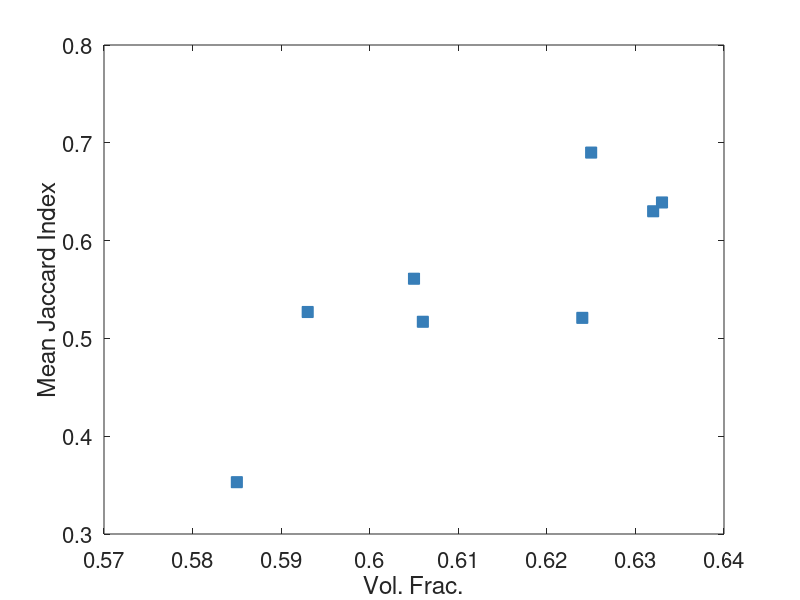

The MATLAB source for this figure:
% Plot general code

% Individual data points. Volume fraction then Delta
% Volume fraction and delta cutoff set 24px above bottome plate
delta_ab = [
%     .601, .0063 % % 12-14-21 ts-33-34 relative positions (DONT TRUST PHI)
%     .603, .0029 % % 12-14-21 ts-43-44 relative positions (DONT TRUST PHI)

    .584, .073; % 12-14-21 ts-4-5-6 relative positions
    .610, .024; % 12-14-21 ts-13-14 relative positions
    .585, .058; % 12-7-21 ts-3-4 relative positions
    .605, .034;  % 12-7-21 ts-8-9-10 relative positions
    .623, .015; % 12-7-21 ts-18 relative positions
    .633, .01; % 12-7-21 ts-28-29 relative positions
    ];

% Individual data points. Volume fraction then Delta
% unique first neighbors (ufn) > 1
delta_ab_ufn = [
    .585, .082; % 12-7-21 ts-3-4 relative positions
    .605, .036;  % 12-7-21 ts-7-8-9-10 relative positions
    .624, .018; % 12-7-21 ts-17-18-19 relative positions
    .632, .012; % 12-7-21 ts-27-28-29 relative positions
    ];

% delta at 90s
% unique first neighbors (ufn) > 1
delta_90_ufn = [
    .585, .041; % 12-7-21 ts-3 and ts-4 relative positions
    .605, .023; % 12-7-21 ts-8 and ts-9 and ts-10 relative positions
    .624, .0095; % 12-7-21 ts-17-18-19 relative positions
    .632, .0040; % 12-7-21 ts-27-28-29 relative positions
    ];

% delta at 50s
delta = [
%     .601, .0024 % % 12-14-21 ts-33-34 relative positions (DONT TRUST PHI)
%     .603, .0012 % % 12-14-21 ts-43-44 relative positions (DONT TRUST PHI)

    .555, .060; % 12-14-21 ts-0 relative positions
    .584, .029; % 12-14-21 ts-5 and ts-6 relative positions
    .610, .014; % 12-14-21 ts-14 relative positions
    .565, .056; % 12-7-21 ts-0 relative positions
    .585, .025; % 12-7-21 ts-3 and ts-4 relative positions
    .606, .018; % 12-7-21 ts-8 and ts-9 relative positions
    .623, .0061; % 12-7-21 ts-18 relative positions
    .630, .0027; % 12-7-21 ts-28 and ts-29 relative positions
    ];

% delta at 90s
delta_90 = [

    .584, .035; % 12-14-21 ts-6 relative positions
    .610, .018; % 12-14-21 ts-14 relative positions
    .585, .034; % 12-7-21 ts-3 and ts-4 relative positions
    .606, .022; % 12-7-21 ts-8 and ts-9 relative positions
    .623, .0074; % 12-7-21 ts-18 relative positions
    .630, .0027; % 12-7-21 ts-28 and ts-29 relative positions
    ];
    
% Individual data points. Volume fraction then Delta
% Volume fraction for only big particles. Delta cutoff set 2um from
% bottom of image. Vol frac 24px above bottom plate.
delta_ab_big = [
%     .601, .0049 % % 12-14-21 ts-33-34 relative positions (DONT TRUST PHI)
%     .603, .0045 % % 12-14-21 ts-43-44 relative positions (DONT TRUST PHI)

    .584, .051; % 12-14-21 ts-5-6 relative positions
    .610, .018; % 12-14-21 ts-12-13 and ts-13-14 relative positions
    .585, .060; % 12-7-21 ts-3-4 relative positions
    .605, .027;  % 12-7-21 ts-8-9-10 relative positions
    .633, .0078; % 12-7-21 ts-28-29 relative positions
    ];

delta_big = [
%     .601, .002 % % 12-14-21 ts-33-34 relative positions (DONT TRUST PHI)
%     .603, .001 % % 12-14-21 ts-43-44 relative positions (DONT TRUST PHI)

    .555, .039; % 12-14-21 ts-0 relative positions
    .584, .019; % 12-14-21 ts-5 and ts-6 relative positions
    .610, .0093; % 12-14-21 ts-14 relative positions
    .565, .032; % 12-7-21 ts-0 relative positions
    .585, .017; % 12-7-21 ts-3 and ts-4 relative positions
    .606, .012; % 12-7-21 ts-8 and ts-9 relative positions
    .630, .0019; % 12-7-21 ts-28 and ts-29 relative positions
    ];

pressures = [
    .564 8.3
    .585 9.1
    .604 12.7
    .609 12.3
    .630 22
    ];

% number of first neighbors. Single cycle mean of all with < 10 neighbors
% center-to-center distance
mfn = [
    .581, 3.26; % 12-7-21 ts-3 frames 1-240
    .588, 3.12; % 12-7-21 ts-4 frames 1-240
    .605, 3.17; % 12-7-21 ts-8 frames 1-240
    .607, 2.95; % 12-7-21 ts-9 frames 1-240
    .625, 2.51; % 12-7-21 ts-18 frames 1-360
    .624, 2.69; % 12-7-21 ts-19 frames 1-360
    .634, 2.23; % 12-7-21 ts-28 frames 1-360
    .632, 2.17; % 12-7-21 ts-29 frames 1-360
    ];

% number of first neighbors. Between jolt mean of all with < 10 neighbors
% center-to-center distance
mfn_jolt = [
    .585, 3.95; % 12-7-21 ts-3-4 frames 1-240 each
    .593, 3.83; % 12-7-21 ts-4-5 frames 1-240 each
    .605, 3.54; % 12-7-21 ts-7-8 frames 1-240 each
    .606, 3.79; % 12-7-21 ts-8-9 frames 1-240 each
    .633, 2.56; % 12-7-21 ts-28-29 frames 1-360 each
    ];

% number of first neighbors. Single cycle mean of all with >1 and < 16 neighbors
% surface separation
mfn_sep = [
    .581, 6.52; % 12-7-21 ts-3 frames 1-240
    .588, 6.44; % 12-7-21 ts-4 frames 1-240
    .605, 5.99; % 12-7-21 ts-8 frames 1-240
    .607, 5.83; % 12-7-21 ts-9 frames 1-240
    .622, 4.87; % 12-7-21 ts-17 frames 1-240
    .625, 4.75; % 12-7-21 ts-18 frames 1-240
    .624, 4.70; % 12-7-21 ts-19 frames 1-240
    .630, 3.61; % 12-7-21 ts-27 frames 1-240
    .634, 3.57; % 12-7-21 ts-28 frames 1-240
    .632, 3.67; % 12-7-21 ts-29 frames 1-240
    ];

% number of first neighbors. Between jolt mean of all with >1 and < 16 neighbors
% surface separation
mfn_jolt_sep = [
    .585, 8.57; % 12-7-21 ts-3-4 frames 1-240 each
    .593, 8.04; % 12-7-21 ts-4-5 frames 1-240 each
    .605, 6.78; % 12-7-21 ts-7-8 frames 1-240 each
    .606, 7.31; % 12-7-21 ts-8-9 frames 1-240 each
    .624, 6.26; % 12-7-21 ts-17-18 frames 1-360 each
    .625, 5.74; % 12-7-21 ts-18-19 frames 1-360 each
    .632, 4.46; % 12-7-21 ts-27-28 frames 1-360 each
    .633, 4.41; % 12-7-21 ts-28-29 frames 1-360 each
    ];

% testing mfn_sep with fewer included
mfn_sep_test = [
    .581, 6.52; % 12-7-21 ts-3 frames 1-240
    .588, 6.44; % 12-7-21 ts-4 frames 1-240
    .605, 5.99; % 12-7-21 ts-8 frames 1-240
    .607, 5.83; % 12-7-21 ts-9 frames 1-240
    .622, 4.87; % 12-7-21 ts-17 frames 1-240
    .625, 4.75; % 12-7-21 ts-18 frames 1-240
    .630, 3.61; % 12-7-21 ts-27 frames 1-240
    .634, 3.57; % 12-7-21 ts-28 frames 1-240
    ];
% alternate calculateion of mean overlap fraction
mof_alt_calc = mfn_sep_test(:,2)./mfn_jolt_sep(:,2);

% What if i take mfn_jolt over mfn_sep? Relative cage change
rfn = mfn_jolt_sep(:,2)./mfn_sep_test(:,2);

% Mean overlap fraction of first neighbors after jolt (limits:
% 1<neighbors<16). Should probably combine and average some.
% surface separation
mof_jolt = [
    .585, 0.50; % 12-7-21 ts-3-4 frames 1-240 each
    .593, 0.67; % 12-7-21 ts-4-5 frames 1-240 each
    .605, 0.70; % 12-7-21 ts-7-8 frames 1-240 each
    .606, 0.66; % 12-7-21 ts-8-9 frames 1-240 each
    .624, 0.67; % 12-7-21 ts-17-18 frames 1-360 each
    .625, 0.81; % 12-7-21 ts-18-19 frames 1-360 each
    .632, 0.78; % 12-7-21 ts-27-28 frames 1-360 each
    .633, 0.77; % 12-7-21 ts-28-29 frames 1-360 each
    ];

% Mean jaccard index of first neighbors after jolt (limits:
% 1<neighbors<16). Should probably combine and average some.
% surface separation
jaccard_mean = [
    .585, 0.353; % 12-7-21 ts-3-4 frames 1-240 each
    .593, 0.527; % 12-7-21 ts-4-5 frames 1-240 each
    .605, 0.561; % 12-7-21 ts-7-8 frames 1-240 each
    .606, 0.517; % 12-7-21 ts-8-9 frames 1-240 each
    .624, 0.521; % 12-7-21 ts-17-18 frames 1-360 each
    .625, 0.690; % 12-7-21 ts-18-19 frames 1-360 each
    .632, 0.630; % 12-7-21 ts-27-28 frames 1-360 each
    .633, 0.639; % 12-7-21 ts-28-29 frames 1-360 each
    ];

% lines = zeros(1,2);
% % DELTA_AB
% lines(1)= plot(delta_ab(:,1), delta_ab(:,2), 'o', 'Color', blu, 'MarkerFaceColor', blu, 'MarkerSize', 8, 'Displayname', '\Delta_{AB}');
% % DELTA (MSD)
% lines(2) =plot(delta(:,1), delta(:,2), 'o', 'Color', red, 'MarkerFaceColor', red, 'MarkerSize', 8, 'Displayname', '\Delta');

% %%
% figure;
% hold on
% bar_pre = stairs(contacts, pdf_pre, 'b', 'LineWidth', 2);
% 
% bar_post = stairs(contacts, pdf_post, 'r', 'LineWidth', 2);
% 
% xlim([0 10])
% % ylim([0.13 0.26])


%%%%%%%%%%%%%%%%%%%%%%%%% Plotting  %%%%%%%%%%%%%%%%%%%%%%%%%%%%%%

red = [228,26,28]/255;
blu = [55,126,184]/255;
grn = [77,175,74]/255;
pur = [152,78,163]/255;
org = [255,127,0]/255;
brn = [166,86,40]/255;
aqua = [0, 51, 0]/255.;
yel = [255,255,51]/255.;
pnk = [231,41,138]/255.;
lgrn = [102,166,30]/255.;


figure;
% hold on;


% % most recent delta plotting %%%
hold on
lines = zeros(1,2);
% % DELTA_AB
% % lines(1)= plot(delta_ab(1:5,1), delta_ab(1:5,2), 'o', 'Color', blu, 'MarkerFaceColor', blu, 'MarkerSize', 8, 'Displayname', '\Delta_{AB}');
% % lines(1)=plot(delta_ab(6:9,1), delta_ab(6:9,2), 'd', 'Color', blu, 'MarkerFaceColor', blu, 'MarkerSize', 8, 'Displayname', '\Delta_{AB}');
% % lines(1)=plot(delta_ab(:,1), delta_ab(:,2), 's', 'Color', blu, 'MarkerFaceColor', blu, 'MarkerSize', 8, 'Displayname', '\Delta_{AB}');
% lines(1)=plot(delta_ab_ufn(:,1), delta_ab_ufn(:,2), 's', 'Color', blu, 'MarkerFaceColor', blu, 'MarkerSize', 8, 'Displayname', '\Delta_{AB} ufn');
% 
% % DELTA (MSD)
% % lines(2) =plot(delta(1:5,1), delta(1:5,2), 'o', 'Color', red, 'MarkerFaceColor', red, 'MarkerSize', 8, 'Displayname', '\Delta');
% % lines(2)= plot(delta(6:10,1), delta(6:10,2), 'd', 'Color', red, 'MarkerFaceColor', red, 'MarkerSize', 8, 'Displayname', '\Delta');
% % lines(2)=plot(delta(:,1), delta(:,2), 's', 'Color', red, 'MarkerFaceColor', red, 'MarkerSize', 8, 'Displayname', '\Delta');
% lines(2)=plot(delta_90_ufn(:,1), delta_90_ufn(:,2), 's', 'Color', red, 'MarkerFaceColor', red, 'MarkerSize', 8, 'Displayname', '\Delta ufn');
% 
% lines(3)=plot(delta_ab(:,1), delta_ab(:,2), 'd', 'Color', blu, 'MarkerFaceColor', blu, 'MarkerSize', 8, 'Displayname', '\Delta_{AB}');
% lines(4)=plot(delta_90(:,1), delta_90(:,2), 'd', 'Color', red, 'MarkerFaceColor', red, 'MarkerSize', 8, 'Displayname', '\Delta');
% 
% % % lines(3)=plot(delta_big(:,1), delta_big(:,2), 'd', 'Color', red, 'MarkerFaceColor', red, 'MarkerSize', 8, 'Displayname', '\Delta_{big}');
% % % lines(4)=plot(delta_ab_big(:,1), delta_ab_big(:,2), 'd', 'Color', blu, 'MarkerFaceColor', blu, 'MarkerSize', 8, 'Displayname', '\Delta_{AB}_{big}');
% % 
% leg = legend(lines, 'Location', 'southwest');


% mean first neighbors plotting
hold on
% lines = zeros(1,2);
% % mfn_jolt
% lines(1)=plot(mfn_jolt_sep(:,1), mfn_jolt_sep(:,2), 's', 'Color', blu, 'MarkerFaceColor', blu, 'MarkerSize', 8, 'Displayname', 'mfn jolt');
% % mfn
% lines(2)=plot(mfn_sep(:,1), mfn_sep(:,2), 's', 'Color', red, 'MarkerFaceColor', red, 'MarkerSize', 8, 'Displayname', 'mfn');
% leg = legend(lines, 'Location', 'northeast');



% plot(mof_jolt(:,1), mof_jolt(:,2), 's', 'Color', blu, 'MarkerFaceColor', blu, 'MarkerSize', 8, 'Displayname', 'mfn jolt');
% plot(mfn_jolt_sep(:,1),mof_alt_calc, 's', 'Color', blu, 'MarkerFaceColor', blu, 'MarkerSize', 8, 'Displayname', 'mfn jolt');
% plot(mfn_jolt_sep(:,1),rfn, 's', 'Color', blu, 'MarkerFaceColor', blu, 'MarkerSize', 8, 'Displayname', 'mfn jolt');
plot(jaccard_mean(:,1),jaccard_mean(:,2), 's', 'Color', blu, 'MarkerFaceColor', blu, 'MarkerSize', 8, 'Displayname', 'mfn jolt');


% set(gca,'YScale','log');
xlabel('Vol. Frac.','FontSize', 18);
% ylabel('\mum^2', 'FontSize', 18);
% ylabel('Mean first neighbors', 'FontSize', 18);
% ylabel('First neighbor overlap frac.', 'FontSize', 18);
ylabel('Mean Jaccard Index', 'FontSize', 18);

% xlim([1 7])
ylim([.3 .8])
% leg = legend('Location', 'northeast');

% set(leg, 'FontSize', 14)


xt = get(gca,'XTick');
set(gca, 'FontSize', 16);

box on

hold off


%%%%%%%%%%%%%%%% Old stuff data part%%%%%%%%%%%%%%%%%%%%%%%%%%%%%%%%%%%%%
vf = [.592, .594];
delta_ab = [.0080, .0114];
delta_80s = [.0038, .0033];
delta_50s = [.0031,.0025];

vf_2_25 = [.617];
delta_ab_2_25 = [.013];
delta_50s_2_25 = [.0044];

vf_2_14 = [.624];
delta_ab_2_14 = [.0031]; % don't trust
delta_50s_2_14 = [.0025];


vf_combined = [.592, .594, .617, .618, .624];
delta_ab_combined = [.0096, .0114, .013, .011, .0031];
delta_50s_combined = [.0031, .0025, .0044, .0030, .0025];

vf_combined_tiled = [.586, .601, .604, .607, .607, .626];
delta_ab_combined_tiled = [.078, .0096, .0113, .0114, .011, .0055];
delta_50s_combined_tiled = [.03, .0031, .0044, .0025, .0030, .0025];


% Volume fraction vs time data 
vf_peri = [.41, .55, .57, .6, .63, .64, .64];
time = [0, 27, 41, 68, 103, 169, 278];

vf_jolts = [.59, .59, .58, .58, .59, .58, .62, .61, .61];
time_jolts = [605, 612, 617, 842, 852, 862, 1659, 1668, 1676];

% Vertical line
vert_x = ones(1,100)*400;
vert_y = linspace(.4, .65);
% 
% % Individual data points. Volume fraction then Delta
% delta_ab = [
% %     .601, .0096; % 11-17-20 ts-3-5
% %     .607, .0114; % 11-17-20 ts-17-19
% %     .604, .013; % 2-25-20 ts-post-p5-1
% %     .607, .011; % 11-17-20 ts-42-44
% %     .626, .0055; % 9-23-21 ts-4-6
% %     .586, .090; % 12-7-21 ts-3-4
% %     .604, .045;  % 12-7-21 ts-8-9
% %     .585, .067; % 12-14-21 ts-5-6
% %     .630, .013; % 12-7-21 ts-28-29
%     .601, .0079 % % 12-14-21 ts-33-34 relative positions (DONT TRUST PHI)
%     .603, .0052 % % 12-14-21 ts-43-44 relative positions (DONT TRUST PHI)
% 
%     .585, .044; % 12-14-21 ts-5-6 relative positions
%     .607, .021; % 12-14-21 ts-13-14 relative positions
%     .586, .070; % 12-7-21 ts-3-4 relative positions
%     .607, .038;  % 12-7-21 ts-8-9 relative positions
%     .607, .029; % 12-7-21 ts-9-10 relative positions. Should maybe combine
%     .630, .010; % 12-7-21 ts-28-29 relative positions
%     ];
% %     .585, .038 % 12-14-21 ts-5-6 relative positions no outliers
% 
% delta = [
% %     .601, .0031; % 11-17-20 ts-3-5 
% %     .607, .0025; % 11-17-20 ts-17-19
% %     .604, .0044; % 2-25-20 ts-post-p5-1
% %     .607, .0030;  % 11-17-20 ts-42-44
% %     .626, .0025;  % 9-23-21 ts-4-6
% %     .586, .030;  % 12-7-21 ts-3-4
% %     .604, .019; % 12-7-21 ts-8
% %     .585, .033; % 12-14-21 ts-5-6
% %     .564, .056; % 12-7-21 ts-0
% %     .630, .0021; % 12-7-21 ts-28-29
%     .601, .0082 % % 12-14-21 ts-33-34 relative positions (DONT TRUST PHI)
%     .603, .0037 % % 12-14-21 ts-43-44 relative positions (DONT TRUST PHI)
% 
%     .555, .051; % 12-14-21 ts-0 relative positions
%     .585, .027; % 12-14-21 ts-5 and ts-6 relative positions
%     .607, .014; % 12-14-21 ts-14 relative positions
%     .564, .045; % 12-7-21 ts-0 relative positions
%     .586, .024; % 12-7-21 ts-3 and ts-4 relative positions
%     .606, .016; % 12-7-21 ts-8 and ts-9 relative positions
%     .630, .0023; % 12-7-21 ts-28 and ts-29 relative positions
%     ];

%%%%%%%%%%%%%% Old stuff plotting part


% plot(vf_combined(1:4), delta_ab_combined(1:4), 'o', 'Color', blu, 'MarkerFaceColor', blu,...
%     'MarkerSize', 8, 'Displayname', '\Delta_{AB}')
% plot(vf_combined, delta_50s_combined, 'o', 'Color', red, 'MarkerFaceColor', red,...
%     'MarkerSize', 8, 'Displayname', '\Delta')

% plot(vf_combined_tiled, delta_ab_combined_tiled, 'o', 'Color', blu, 'MarkerFaceColor', blu,...
%     'MarkerSize', 8, 'Displayname', '\Delta_{AB}')
% plot(vf_combined_tiled, delta_50s_combined_tiled, 'o', 'Color', red, 'MarkerFaceColor', red,...
%     'MarkerSize', 8, 'Displayname', '\Delta')

% % Somewhat weird versoin where i plot each point independently. Using base
% % PERI volume fractions.
% lines = zeros(1,2);
% lines(1)= plot(.592, .0096, 'o', 'Color', blu, 'MarkerFaceColor', blu, 'MarkerSize', 8, 'Displayname', '\Delta_{AB}'); % 11-17-20 ts-3-5
% plot(.594, .0114, 'o', 'Color', blu, 'MarkerFaceColor', blu, 'MarkerSize', 8) % 11-17-20 ts-17-19
% plot(.617, .013, 'o', 'Color', blu, 'MarkerFaceColor', blu, 'MarkerSize', 8) % 2-25-20 ts-post-p5-1
% plot(.618, .011, 'o', 'Color', blu, 'MarkerFaceColor', blu, 'MarkerSize', 8) % 11-17-20 ts-42-44
% plot(.624, .0031, 'o', 'Color', blu, 'MarkerFaceColor', blu, 'MarkerSize', 8) % 2-14-20 ts-post-p5-1-2
% 
% lines(2) =plot(.592, .0031, 'o', 'Color', red, 'MarkerFaceColor', red, 'MarkerSize', 8, 'Displayname', '\Delta'); % 11-17-20 ts-3-5
% plot(.594, .0025, 'o', 'Color', red, 'MarkerFaceColor', red, 'MarkerSize', 8) % 11-17-20 ts-17-19
% plot(.617, .0044, 'o', 'Color', red, 'MarkerFaceColor', red, 'MarkerSize', 8) % 2-25-20 ts-post-p5-1
% plot(.618, .0030, 'o', 'Color', red, 'MarkerFaceColor', red, 'MarkerSize', 8) % 11-17-20 ts-42-44
% plot(.624, .0025, 'o', 'Color', red, 'MarkerFaceColor', red, 'MarkerSize', 8) % 2-14-20 ts-post-p5-1-2

% % Somewhat weird versoin where i plot each point independently
% lines = zeros(1,2); % DELTA_AB
% lines(1)= plot(.601, .0096, 'o', 'Color', blu, 'MarkerFaceColor', blu, 'MarkerSize', 8, 'Displayname', '\Delta_{AB}'); % 11-17-20 ts-3-5
% plot(.607, .0114, 'o', 'Color', blu, 'MarkerFaceColor', blu, 'MarkerSize', 8) % 11-17-20 ts-17-19
% plot(.604, .013, 'o', 'Color', blu, 'MarkerFaceColor', blu, 'MarkerSize', 8) % 2-25-20 ts-post-p5-1
% plot(.607, .011, 'o', 'Color', blu, 'MarkerFaceColor', blu, 'MarkerSize', 8) % 11-17-20 ts-42-44
% % plot(.620, .0031, 'o', 'Color', blu, 'MarkerFaceColor', blu, 'MarkerSize', 8) % 2-14-20 ts-post-p5-1-2. Don't trust this point
% plot(.626, .0055, 'o', 'Color', blu, 'MarkerFaceColor', blu, 'MarkerSize', 8) % 9-23-21 ts-4-6
% plot(.586, .090, 'd', 'Color', blu, 'MarkerFaceColor', blu, 'MarkerSize', 8) % 12-7-21 ts-3-4
% plot(.604, .045, 'd', 'Color', blu, 'MarkerFaceColor', blu, 'MarkerSize', 8) % 12-7-21 ts-8-9
% plot(.585, .067, 'd', 'Color', blu, 'MarkerFaceColor', blu, 'MarkerSize', 8) % 12-14-21 ts-5-6
% plot(.630, .013, 'd', 'Color', blu, 'MarkerFaceColor', blu, 'MarkerSize', 8) % 12-7-21 ts-28-29
% plot(.585, .044, 's', 'Color', blu, 'MarkerFaceColor', blu, 'MarkerSize', 8) % 12-14-21 ts-5-6 relative positions
% % plot(.585, .038, 's', 'Color', blu, 'MarkerFaceColor', blu, 'MarkerSize', 8) % 12-14-21 ts-5-6 relative positions no outliers
% plot(.586, .070, 's', 'Color', blu, 'MarkerFaceColor', blu, 'MarkerSize', 8) % 12-7-21 ts-3-4 relative positions
% 
% % DELTA (MSD)
% lines(2) =plot(.601, .0031, 'o', 'Color', red, 'MarkerFaceColor', red, 'MarkerSize', 8, 'Displayname', '\Delta'); % 11-17-20 ts-3-5
% plot(.607, .0025, 'o', 'Color', red, 'MarkerFaceColor', red, 'MarkerSize', 8) % 11-17-20 ts-17-19
% plot(.604, .0044, 'o', 'Color', red, 'MarkerFaceColor', red, 'MarkerSize', 8) % 2-25-20 ts-post-p5-1
% plot(.607, .0030, 'o', 'Color', red, 'MarkerFaceColor', red, 'MarkerSize', 8) % 11-17-20 ts-42-44
% % plot(.620, .0025, 'o', 'Color', red, 'MarkerFaceColor', red, 'MarkerSize', 8) % 2-14-20 ts-post-p5-1-2 Don't trust this point
% plot(.626, .0025, 'o', 'Color', red, 'MarkerFaceColor', red, 'MarkerSize', 8) % 9-23-21 ts-4-6
% plot(.586, .030, 'd', 'Color', red, 'MarkerFaceColor', red, 'MarkerSize', 8) % 12-7-21 ts-3-4
% plot(.604, .019, 'd', 'Color', red, 'MarkerFaceColor', red, 'MarkerSize', 8) % 12-7-21 ts-8
% plot(.585, .033, 'd', 'Color', red, 'MarkerFaceColor', red, 'MarkerSize', 8) % 12-14-21 ts-5-6
% plot(.564, .056, 'd', 'Color', red, 'MarkerFaceColor', red, 'MarkerSize', 8) % 12-7-21 ts-0
% plot(.630, .0021, 'd', 'Color', red, 'MarkerFaceColor', red, 'MarkerSize', 8) % 12-7-21 ts-28-29
% plot(.585, .027, 's', 'Color', red, 'MarkerFaceColor', red, 'MarkerSize', 8) % 12-14-21 ts-5-6 relative positions
% plot(.586, .024, 's', 'Color', red, 'MarkerFaceColor', red, 'MarkerSize', 8) % 12-7-21 ts-3-4 relative positions
% plot(.564, .044, 's', 'Color', red, 'MarkerFaceColor', red, 'MarkerSize', 8) % 12-7-21 ts-0 relative positions


% % Semilog plot of delta data
% % slg = semilogy(delta_ab(:,1), delta_ab(:,2), 's', delta(:,1), delta(:,2), 's');
% slg = semilogy(delta_ab(:,1), delta_ab(:,2), 's', delta_90(:,1), delta_90(:,2), 's');
% % slg = semilogy(delta_ab_big(:,1), delta_ab_big(:,2), 's', delta_big(:,1), delta_big(:,2), 's');
% slg(1).Color = blu;
% slg(1).MarkerFaceColor = blu;
% slg(1).MarkerSize = 8;
% slg(1).DisplayName = '\Delta_{AB}';
% slg(2).Color = red;
% slg(2).MarkerFaceColor = red;
% slg(2).MarkerSize = 8;
% slg(2).DisplayName = '\Delta';
% leg = legend(slg, 'Location', 'southwest');

% hold on
% plot(pressures(:,1), pressures(1:5,2), 'o', 'Color', blu, 'MarkerFaceColor', blu, 'MarkerSize', 8);

% plot(time, vf_peri, 'o', 'Color', blu, 'MarkerFaceColor', blu,...
%     'MarkerSize', 8, 'Displayname', 'Settling')
% plot(vert_x, vert_y, '-', 'Color', grn);
% plot(time_jolts, vf_jolts, 'o', 'Color', red, 'MarkerFaceColor', red,...
%     'MarkerSize', 8, 'Displayname', 'Jolts')

% title('Voronoi volume distribution','FontSize', 20);
% ylabel('Mean contact number \langlez\rangle','FontSize', 18);
% xlabel('Shear cycles', 'FontSize', 18);


% ylabel('Mean contact number \langlez\rangle','FontSize', 18);
% xlabel('Shear cycles', 'FontSize', 18);

% ylabel('Probability','FontSize', 18);
% xlabel('Voronoi volume (V/V_0)', 'FontSize', 18);
